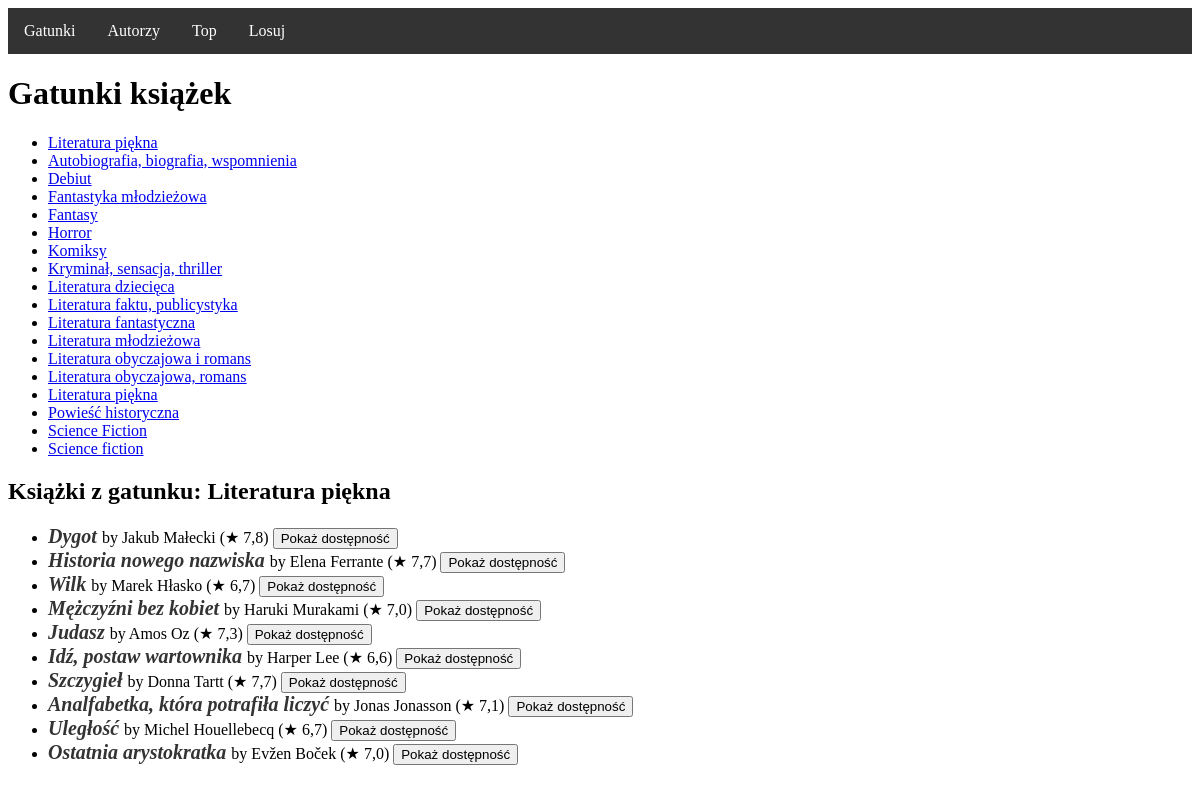
Screenshot of /genres/	Literatura piękna/ with the database file from the repository.
### book_manager/models.py (models this page shows, shortened)
class Book(models.Model):
    year = models.CharField(max_length=4)
    genre = models.TextField()
    book_url = models.URLField()
    title = models.TextField()
    author = models.TextField()
    tags = models.TextField()
    description = models.TextField()
    rating = models.CharField(max_length=4)
    ratings_nb = models.CharField(max_length=10)
    availability = models.BooleanField(default=True)
    similar_books = models.CharField(max_length=255, default='')
    library_book_id = models.TextField()

### book_manager/views.py (the view)
# urls.py: path('', genre_books, name='genre_books'),
def genre_books(request, genre=None):
    if 'check_availability' in request.GET and 'book_id' in request.GET:
        availability = get_book_availability(request)
        return JsonResponse({'availability': availability})
    genres = Book.objects.values_list('genre', flat=True).distinct().order_by('genre')
    available_books = []
    if genre:
        available_books = list(Book.objects.filter(genre=genre, availability=1))
    return render(request, 'book_manager/genre_books.html', {
        'genres': genres,
        'books': available_books,
        'selected_genre': genre
    })

### book_manager/templates/book_manager/genre_books.html (shortened to what this page needs)
<!DOCTYPE html>
<html>
<head>
</head>
<body>
    <div class="menu-bar">
        <a href="/genres/">Gatunki</a>
        <a href="/genres/authors/">Autorzy</a>
        <a href="/genres/top/">Top</a>
        <a href="/genres/random/">Losuj</a>
    </div>
    <h1>Gatunki książek</h1>
    <ul>
        {% for genre in genres %}
            <li><a href="{% url 'genre_books' genre %}">{{ genre }}</a></li>
        {% endfor %}
    </ul>
    {% if selected_genre %}
        <h2>Książki z gatunku: {{ selected_genre }}</h2>
        <ul>
            {% for book in books %}
                <li>
                    <a href="javascript:void(0);" onclick="showDescription('description-{{ forloop.counter }}')" class="book-title">
                        <em>{{ book.title }}</em>
                    </a> by {{ book.author }} (&#9733; {{book.rating }})
                    <button onclick="checkBookAvailability({{ book.id }}, {{ forloop.counter }})">Pokaż dostępność</button>
                </li>
            {% endfor %}
        </ul>
    {% endif %}
</body>
</html>

### book_manager/templates/book_manager/genre_books.html (style rules this page uses)
.menu-bar { background-color: #333; overflow: hidden; }
.menu-bar a { float: left; display: block; color: white; text-align: center; padding: 14px 16px; text-decoration: none; }
a.book-title, a.more-info { color: #333; text-decoration: none; font-size: 20px; font-weight: bold; }

### rows the page displays
Book: title "Dygot", author "Jakub Małecki", rating "7,8"
Book: title "Historia nowego nazwiska", author "Elena Ferrante", rating "7,7"
Book: title "Wilk", author "Marek Hłasko", rating "6,7"
Book: title "Mężczyźni bez kobiet", author "Haruki Murakami", rating "7,0"
Book: title "Judasz", author "Amos Oz", rating "7,3"
Book: title "Idź, postaw wartownika", author "Harper Lee", rating "6,6"
Book: title "Szczygieł", author "Donna Tartt", rating "7,7"
Book: title "Analfabetka, która potrafiła liczyć", author "Jonas Jonasson", rating "7,1"
Book: title "Uległość", author "Michel Houellebecq", rating "6,7"
Book: title "Ostatnia arystokratka", author "Evžen Boček", rating "7,0"

### other values shown
{{ genre }} "Literatura piękna" "Autobiografia, biografia, wspomnienia" "Debiut" "Fantastyka młodzieżowa" "Fantasy" "Horror" "Komiksy" "Kryminał, sensacja, thriller" "Literatura dziecięca" "Literatura faktu, publicystyka" "Literatura fantastyczna" "Literatura młodzieżowa" "Literatura obyczajowa i romans" "Literatura obyczajowa, romans" "Literatura piękna" "Powieść historyczna" "Science Fiction" "Science fiction"
{{ selected_genre }} "Literatura piękna"
